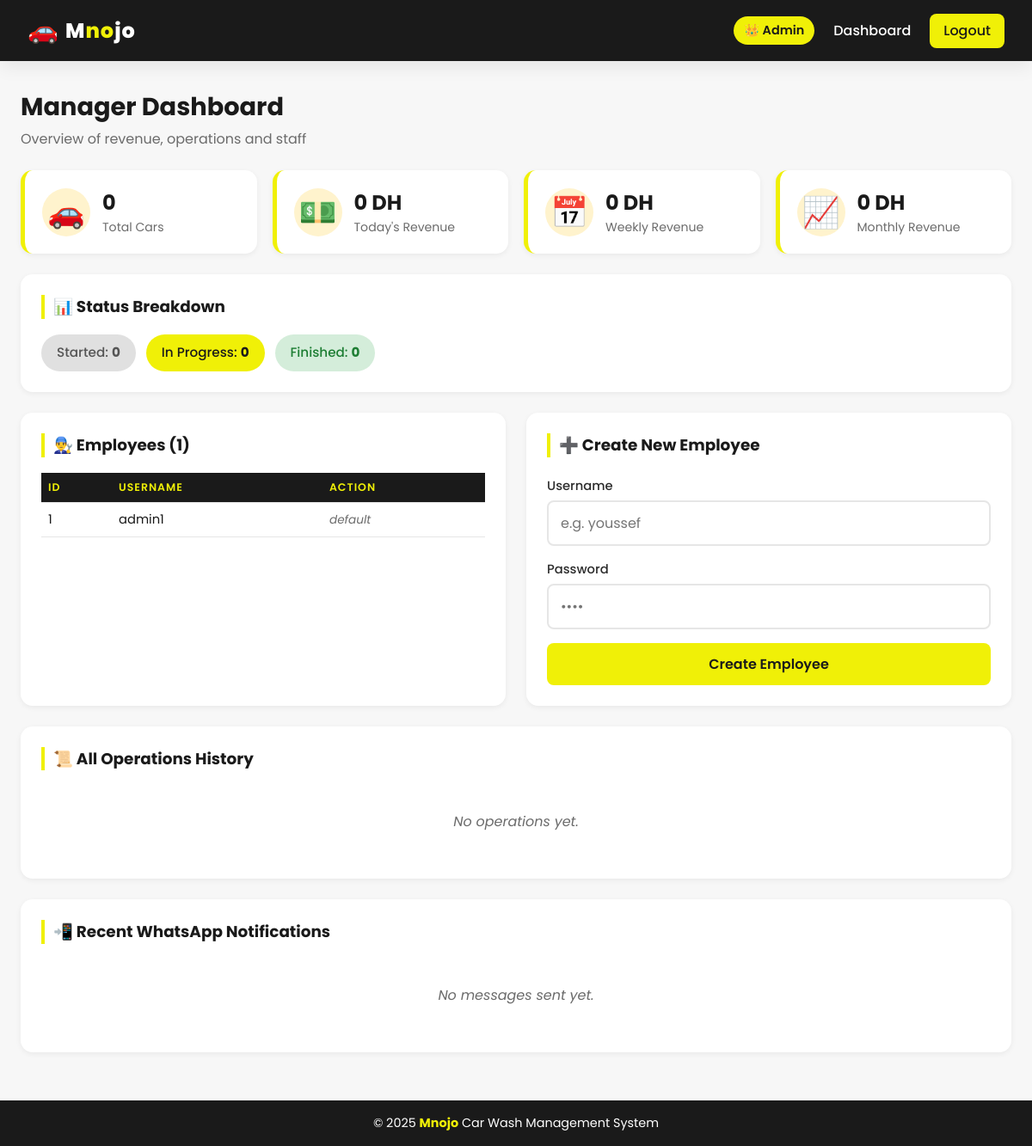
The app's page /admin/dashboard (signed in) with its own data.
### tables this page shows
CREATE TABLE employees (
            id       INTEGER PRIMARY KEY AUTOINCREMENT,
            username TEXT    UNIQUE NOT NULL,
            password TEXT    NOT NULL
        );

### files-5-2/app.py (the view, shortened to what this page needs)
@app.route("/admin/dashboard")
@login_required("admin")
def admin_dashboard():
    conn = get_db_connection()
    cars      = conn.execute("SELECT * FROM cars ORDER BY id DESC").fetchall()
    employees = conn.execute("SELECT * FROM employees ORDER BY id ASC").fetchall()
    conn.close()
    today  = datetime.now().date()
    week_ago  = today - timedelta(days=7)
    month_ago = today - timedelta(days=30)
    daily_total = weekly_total = monthly_total = 0
    stats = {
        "total_cars":     len(cars),
        "daily_revenue":  daily_total,
        "weekly_revenue": weekly_total,
        "monthly_revenue":monthly_total,
        "finished":       sum(1 for c in cars if c["status"] == "Finished"),
        "in_progress":    sum(1 for c in cars if c["status"] == "In Progress"),
        "started":        sum(1 for c in cars if c["status"] == "Started"),
    }
    return render_template(
        "admin_dashboard.html",
        cars=cars,
        employees=employees,
        stats=stats,
        whatsapp_log=list(reversed(WHATSAPP_LOG[-15:]))  # last 15 messages
    )

### files-5-2/app.py (called while the page is built)
def login_required(role):
    from functools import wraps
    def decorator(f):
        @wraps(f)
        def wrapper(*args, **kwargs):
            if session.get("role") != role:
                flash("Please log in first.", "error")
                return redirect(url_for("home"))
            return f(*args, **kwargs)
        return wrapper
    return decorator

### files-5-2/database.py (called while the page is built)
def get_db_connection():
    conn = sqlite3.connect(DB_NAME)
    conn.row_factory = sqlite3.Row
    return conn

### files-5-2/templates/admin_dashboard.html (shortened to what this page needs)
{% extends "base.html" %}
{% block content %}
<section class="dashboard">
    <div class="dashboard-header fade-in">
        <h2>Manager Dashboard</h2>
        <p class="muted">Overview of revenue, operations and staff</p>
    </div>
    <div class="stats-grid">
        <div class="stat-card slide-up">
            <div class="stat-icon">🚗</div>
            <div class="stat-info">
                <div class="stat-value">{{ stats.total_cars }}</div>
                <div class="stat-label">Total Cars</div>
            </div>
        </div>
        <div class="stat-card slide-up" style="animation-delay:.05s">
            <div class="stat-icon">💵</div>
            <div class="stat-info">
                <div class="stat-value">{{ stats.daily_revenue }} DH</div>
                <div class="stat-label">Today's Revenue</div>
            </div>
        </div>
        <div class="stat-card slide-up" style="animation-delay:.1s">
            <div class="stat-icon">📅</div>
            <div class="stat-info">
                <div class="stat-value">{{ stats.weekly_revenue }} DH</div>
                <div class="stat-label">Weekly Revenue</div>
            </div>
        </div>
        <div class="stat-card slide-up" style="animation-delay:.15s">
            <div class="stat-icon">📈</div>
            <div class="stat-info">
                <div class="stat-value">{{ stats.monthly_revenue }} DH</div>
                <div class="stat-label">Monthly Revenue</div>
            </div>
        </div>
    </div>
    <div class="card slide-up" style="animation-delay:.2s">
        <h3 class="card-title">📊 Status Breakdown</h3>
        <div class="status-summary">
            <div class="status-pill status-started">
                Started: <strong>{{ stats.started }}</strong>
            </div>
            <div class="status-pill status-progress">
                In Progress: <strong>{{ stats.in_progress }}</strong>
            </div>
            <div class="status-pill status-finished">
                Finished: <strong>{{ stats.finished }}</strong>
            </div>
        </div>
    </div>
    <div class="two-col">
        <div class="card slide-up">
            <h3 class="card-title">👨‍🔧 Employees ({{ employees|length }})</h3>
            <table class="data-table small-table">
                <thead>
                    <tr><th>ID</th><th>Username</th><th>Action</th></tr>
                </thead>
                <tbody>
                    {% for e in employees %}
                    <tr>
                        <td>{{ e.id }}</td>
                        <td>{{ e.username }}</td>
                        <td>
                            {% if e.username != 'admin1' %}
                            <form method="POST"
                                  action="{{ url_for('delete_employee', emp_id=e.id) }}"
                                  onsubmit="return confirm('Delete employee {{ e.username }}?');"
                                  class="inline-form">
                                <button type="submit" class="btn-mini danger">🗑</button>
                            </form>
                            {% else %}
                                <em class="muted small">default</em>
                            {% endif %}
                        </td>
                    </tr>
                    {% endfor %}
                </tbody>
            </table>
        </div>
        <div class="card slide-up" style="animation-delay:.05s">
            <h3 class="card-title">➕ Create New Employee</h3>
            <form method="POST" action="{{ url_for('create_employee') }}" class="form">
                <div class="form-group">
                    <label>Username</label>
                    <input type="text" name="username" placeholder="e.g. youssef" required>
                </div>
                <div class="form-group">
                    <label>Password</label>
                    <input type="text" name="password" placeholder="••••" required>
                </div>
                <button type="submit" class="btn btn-primary btn-full">Create Employee</button>
            </form>
        </div>
    </div>
    <div class="card slide-up" style="animation-delay:.1s">
        <h3 class="card-title">📜 All Operations History</h3>
        {% if cars %}
        <div class="table-wrapper">
            <table class="data-table">
                <thead>
                    <tr>
                        <th>#</th>
                        <th>Code</th>
                        <th>Car</th>
                        <th>Phone</th>
                        <th>Wash</th>
                        <th>Price</th>
                        <th>Status</th>
                        <th>Date</th>
                    </tr>
                </thead>
                <tbody>
                {% for c in cars %}
                    <tr>
                        <td>{{ c.id }}</td>
                        <td><strong class="code-badge">{{ c.code }}</strong></td>
                        <td>{{ c.car_type }}</td>
                        <td>{{ c.phone }}</td>
                        <td>{{ c.wash_type }}</td>
                        <td>{{ c.price }} DH</td>
                        <td>
                            <span class="status-badge
                                {% if c.status == 'Started' %}status-started
                                {% elif c.status == 'In Progress' %}status-progress
                                {% else %}status-finished{% endif %}">
                                {{ c.status }}
                            </span>
                        </td>
                        <td><small>{{ c.date }}</small></td>
                    </tr>
                {% endfor %}
                </tbody>
            </table>
        </div>
        {% else %}
            <p class="empty-state">No operations yet.</p>
        {% endif %}
    </div>
    <div class="card slide-up" style="animation-delay:.15s">
        <h3 class="card-title">📲 Recent WhatsApp Notifications</h3>
        {% if whatsapp_log %}
            <ul class="msg-list">
                {% for m in whatsapp_log %}
                    <li>
                        <span class="msg-time">{{ m.time }}</span>
                        <span class="msg-phone">→ {{ m.phone }}</span>
                        <span class="msg-text">{{ m.message }}</span>
                        {% if m.link %}
                            <a href="{{ m.link }}" target="_blank" rel="noopener"
                               class="btn-mini" style="margin-left:8px;"
                               title="Open in WhatsApp">📲 Open</a>
                        {% endif %}
                    </li>
                {% endfor %}
            </ul>
        {% else %}
            <p class="empty-state">No messages sent yet.</p>
        {% endif %}
    </div>
</section>
{% endblock %}

### files-5-2/templates/base.html (shortened to what this page needs)
<!DOCTYPE html>
<html lang="en">
<head>
    <link rel="stylesheet" href="{{ url_for('static', filename='style.css') }}">
</head>
<body>
    <header class="navbar">
        <a href="{{ url_for('home') }}" class="logo">
            <span class="logo-icon">🚗</span>
            <span class="logo-text">M<span class="yellow">no</span>jo</span>
        </a>
        <nav class="nav-links">
            {% if session.get('role') == 'employee' %}
                <span class="user-tag">👨‍🔧 {{ session.get('username') }}</span>
                <a href="{{ url_for('employee_dashboard') }}">Dashboard</a>
                <a href="{{ url_for('logout') }}" class="btn-logout">Logout</a>
            {% elif session.get('role') == 'admin' %}
                <span class="user-tag">👑 Admin</span>
                <a href="{{ url_for('admin_dashboard') }}">Dashboard</a>
                <a href="{{ url_for('logout') }}" class="btn-logout">Logout</a>
            {% else %}
                <a href="{{ url_for('home') }}">Home</a>
                <a href="{{ url_for('client_login') }}">Track Car</a>
            {% endif %}
        </nav>
    </header>
    <main class="main-content">
        {% block content %}{% endblock %}
    </main>
    <footer class="footer">
        <p>© 2025 <strong>Mnojo</strong> Car Wash Management System</p>
    </footer>
</body>
</html>

### records on screen
employees: id "1", username "admin1", shows "default"

### other values on screen
{{ stats.total_cars }} "0"
{{ stats.daily_revenue }} "0"
{{ stats.weekly_revenue }} "0"
{{ stats.monthly_revenue }} "0"
{{ stats.started }} "0"
{{ stats.in_progress }} "0"
{{ stats.finished }} "0"
{{ employees|length }} "1"
